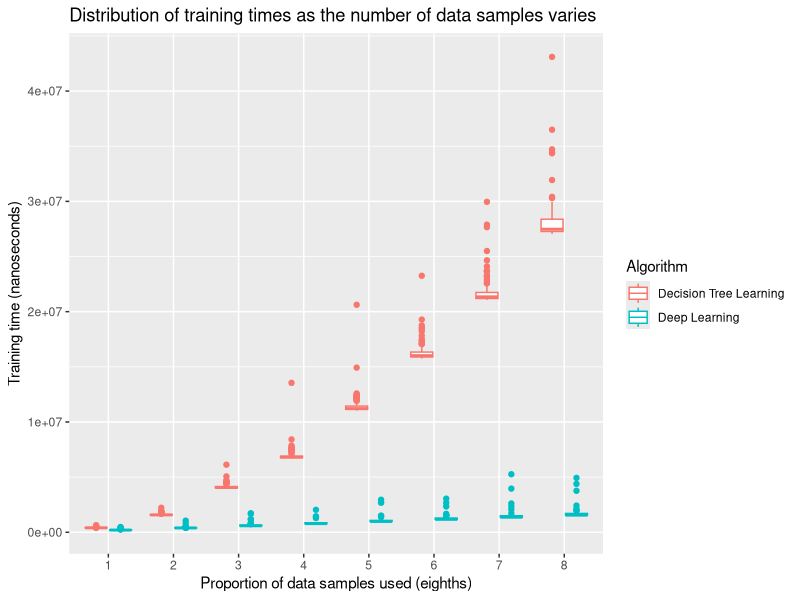
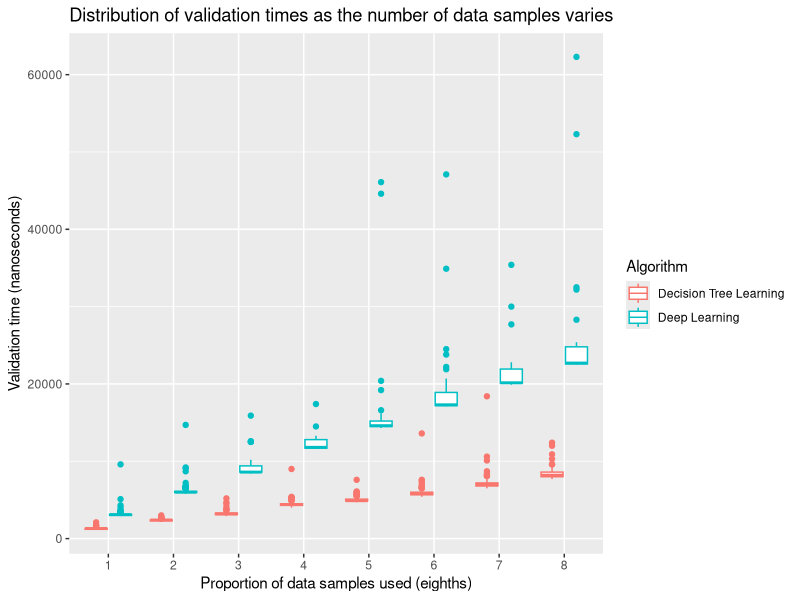
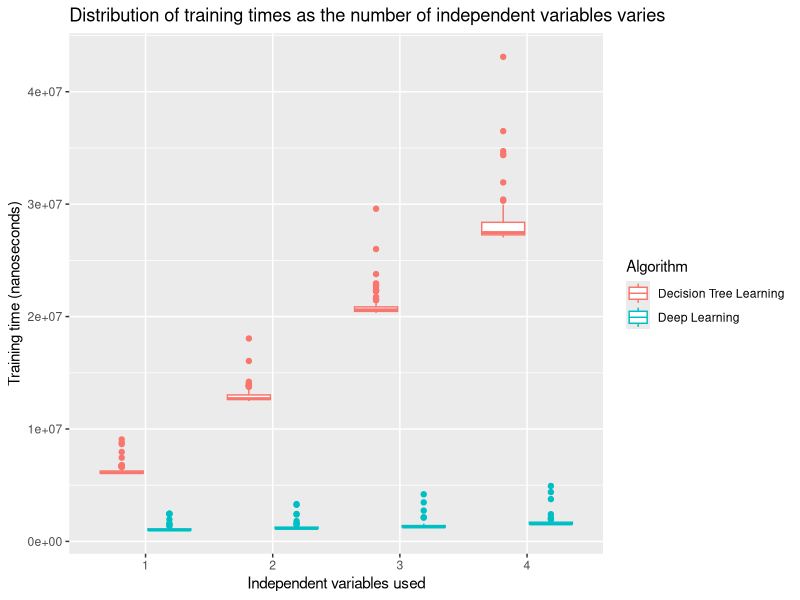
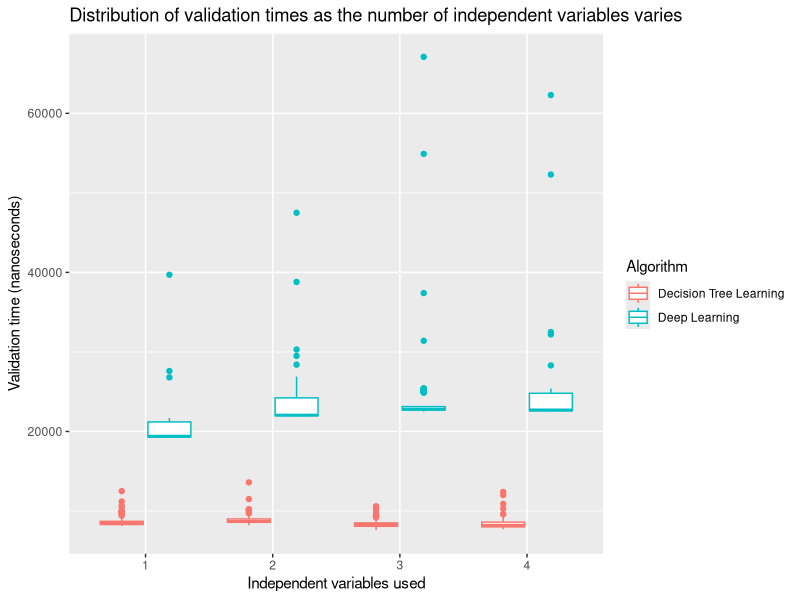
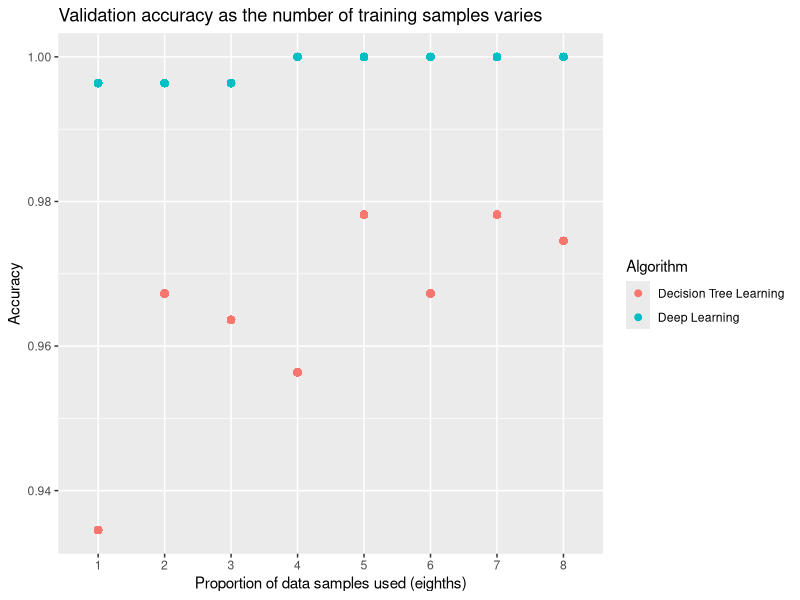
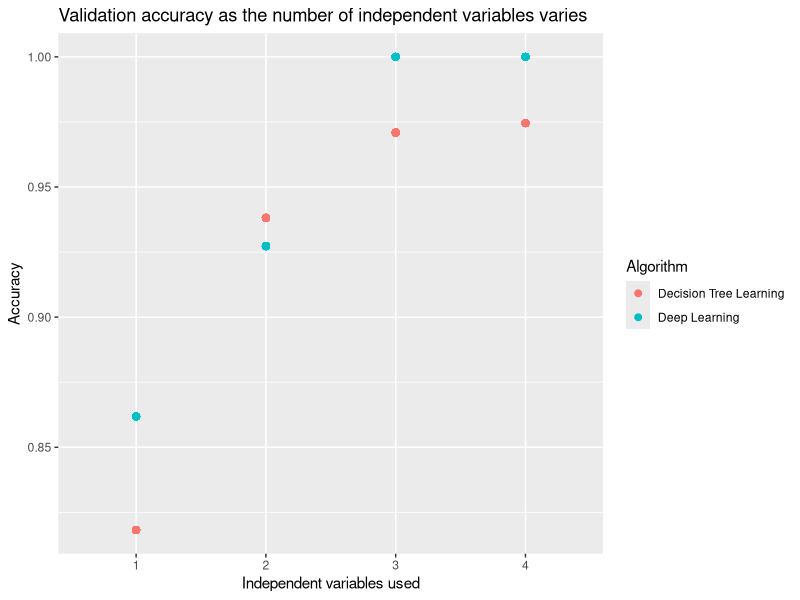

Write the R code that produced these figures, in order.
## ---- chunk 1
knitr::opts_chunk$set(echo = FALSE)
## ---- chunk 2

library(dplyr)
library(ggplot2)
library(data.table)
library(xtable)
library(knitr)
library(kableExtra)

# load neural network and decision tree timings data
deep_learning_timings <- read.csv("data/deep_learning_results.csv")
decision_tree_timings <- read.csv("data/decision_tree_results.csv")

# load timings of algorithms w/ noncontiguous data
deep_learning_timings_nc <- read.csv("data/deep_learning_results_nc.csv")
decision_tree_timings_nc <- read.csv("data/decision_tree_results_nc.csv")

# combine into single dataframe
deep_learning_timings$Algorithm = "Deep Learning"
decision_tree_timings$Algorithm = "Decision Tree Learning"
timings <- rbind(deep_learning_timings, decision_tree_timings)
timings <- timings %>% mutate(Algorithm = as.factor(Algorithm))

## ---- chunk 3

# timing sample with gradients stored contiguously
deep_learning_sample <- deep_learning_timings %>% 
  filter(samples_proportion == 8 & x_vars_proportion == 4) %>% 
  .$train_time

# timing sample with gradients stored via a pointer
deep_learning_sample_nc <- deep_learning_timings_nc %>% 
  filter(samples_proportion == 8 & x_vars_proportion == 4) %>% 
  .$time

# comparing samples with rank-sum test
rank_sum_results <- wilcox.test(deep_learning_sample, deep_learning_sample_nc, conf.int=T)
## ---- chunk 4

# timings with dataset stored contiguously
decision_tree_sample <- decision_tree_timings %>%
  filter(samples_proportion == 8 & x_vars_proportion == 4) %>% 
  .$train_time

# timings with rows stored via pointers
decision_tree_sample_nc <- decision_tree_timings_nc %>% 
  filter(samples_proportion == 8 & x_vars_proportion == 4) %>% 
  .$time

# comparing samples with rank-sum test
rank_sum_results <- wilcox.test(decision_tree_sample, decision_tree_sample_nc, conf.int=T)
## ---- chunk 5

# plot of trianing times as number of data samples varies
timings %>% filter(x_vars_proportion == 4) %>% 
  ggplot() + 
  aes(x = factor(samples_proportion), y = train_time, color = Algorithm) + 
  geom_boxplot() + 
  ggtitle("Distribution of training times as the number of data samples varies") +
  xlab("Proportion of data samples used (eighths)") +
  ylab("Training time (nanoseconds)")

## ---- chunk 6

# perform rank-sum test for difference between algorithm training times for each proportion of samples
samples_proportion_train_results <- lapply(1:8, function(i) {
  data_subset <- timings %>% filter(samples_proportion == i & x_vars_proportion == 4)
  result <- wilcox.test(train_time ~ Algorithm, data = data_subset, conf.int = T)
  return(c(i, result$p.value, result$estimate))
})

samples_proportion_train_results <- as.data.frame(transpose(samples_proportion_train_results), 
                                                  col.names = c("Samples proportion", 
                                                                "p-value", 
                                                                "Effect size estimate (nanoseconds)"),
                                                  check.names = F)

table_caption = "Comparing these distributions by algorithm with a Wilcoxon rank-sum test yields the following results:"

kable(samples_proportion_train_results, caption = table_caption) %>% kable_styling(font_size = 16)

## ---- chunk 7

# plot of distribution of validation times as number of training samples changes
timings %>% filter(x_vars_proportion == 4) %>% 
  ggplot() + 
  aes(x = factor(samples_proportion), y = valid_time, color = Algorithm) + 
  geom_boxplot() +
  ggtitle("Distribution of validation times as the number of data samples varies") +
  xlab("Proportion of data samples used (eighths)") +
  ylab("Validation time (nanoseconds)")

## ---- chunk 8

# perform rank-sum test for difference between algorithm validation times for each proportion of samples
samples_proportion_valid_results <- lapply(1:8, function(i) {
  data_subset <- timings %>% filter(samples_proportion == i & x_vars_proportion == 4)
  result <- wilcox.test(valid_time ~ Algorithm, data = data_subset, conf.int = T)
  return(c(i, result$p.value, result$estimate))
})

samples_proportion_valid_results <- as.data.frame(transpose(samples_proportion_valid_results), 
                                                  col.names = c("Samples proportion", 
                                                                "p-value", 
                                                                "Effect size estimate (nanoseconds)"),
                                                  check.names = F)

table_caption = "Comparing these distributions by algorithm with a Wilcoxon rank-sum test yields the following results:"

kable(samples_proportion_valid_results, caption = table_caption) %>% kable_styling(font_size = 16)

## ---- chunk 9

# plot of distribution of training times as number of x variables used changes
timings %>% filter(samples_proportion == 8) %>% 
  ggplot() + 
  aes(x = factor(x_vars_proportion), y = train_time, color = Algorithm) + 
  geom_boxplot() +
  ggtitle("Distribution of training times as the number of independent variables varies") +
  xlab("Independent variables used") +
  ylab("Training time (nanoseconds)")


## ---- chunk 10

# perform rank-sum test for difference between algorithm training times 
# for each number of independent variables

x_vars_proportion_train_results <- lapply(1:4, function(i) {
  data_subset <- timings %>% filter(x_vars_proportion == i & samples_proportion == 8)
  result <- wilcox.test(train_time ~ Algorithm, data = data_subset, conf.int = T)
  return(c(i, result$p.value, result$estimate))
})

x_vars_proportion_train_results <- as.data.frame(transpose(x_vars_proportion_train_results), 
                                                 col.names = c("Independent variables", 
                                                              "p-value", 
                                                              "Effect size estimate (nanoseconds)"),
                                                 check.names = F)

table_caption = "Comparing these distributions by algorithm with a Wilcoxon rank-sum test yields the following results:"

kable(x_vars_proportion_train_results, caption = table_caption) %>% kable_styling(font_size = 16)

## ---- chunk 11

# plot of distribution of validation times as number of x variables used changes
timings %>% filter(samples_proportion == 8) %>% 
  ggplot() + 
  aes(x = factor(x_vars_proportion), y = valid_time, color = Algorithm) + 
  geom_boxplot() +
  ggtitle("Distribution of validation times as the number of independent variables varies") +
  xlab("Independent variables used") +
  ylab("Validation time (nanoseconds)")

## ---- chunk 12

# perform rank-sum test for difference between algorithm validation times 
# for each number of independent variables

x_vars_proportion_valid_results <- lapply(1:4, function(i) {
  data_subset <- timings %>% filter(x_vars_proportion == i & samples_proportion == 8)
  result <- wilcox.test(valid_time ~ Algorithm, data = data_subset, conf.int = T)
  return(c(i, result$p.value, result$estimate))
})

x_vars_proportion_valid_results <- as.data.frame(transpose(x_vars_proportion_valid_results), 
                                                 col.names = c("Independent variables", 
                                                               "p-value", 
                                                               "Effect size estimate (nanoseconds)"),
                                                 check.names = F)

table_caption = "Comparing these distributions by algorithm with a Wilcoxon rank-sum test yields the following results:"

kable(x_vars_proportion_valid_results, caption = table_caption) %>% kable_styling(font_size = 16)
## ---- chunk 13

# plot of accuracy as number of x variables used changes
timings %>% filter(x_vars_proportion == 4) %>% 
  ggplot() + 
  aes(x = factor(samples_proportion), y = accuracy, color = Algorithm) + 
  geom_point(size = 2) +
  ggtitle("Validation accuracy as the number of training samples varies") +
  xlab("Proportion of data samples used (eighths)") +
  ylab("Accuracy")

## ---- chunk 14

# plot of accuracy as number of samples used changes
timings %>% filter(samples_proportion == 8) %>% 
  ggplot() + 
  aes(x = factor(x_vars_proportion), y = accuracy, color = Algorithm) + 
  geom_point(size = 2) +
  ggtitle("Validation accuracy as the number of independent variables varies") +
  xlab("Independent variables used") +
  ylab("Accuracy")
